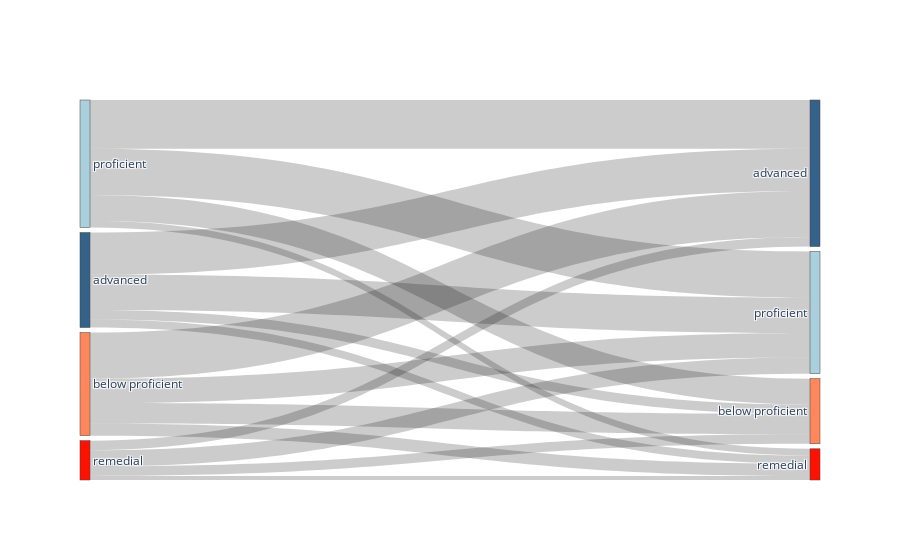

Source (notebook cell):
### Code cell
# data
#label = ["ZERO", "ONE", "TWO", "THREE", "FOUR", "FIVE"]
label = ["remedial", "below proficient", "proficient", "advanced",
        "remedial", "below proficient", "proficient", "advanced",]
c = ["#fe1100","#fe875d","#aacfdd","#0271AC",
        "#fe1100","#fe875d","#aacfdd","#0271AC"]
# data to dict, dict to sankey
link = dict(source = source_sankey,
            target = target_sankey,
            value = list(sankey_frame["Student ID count"].values))
node = dict(label = label, pad=5, thickness=10,
           color =  c)
data = go.Sankey(link = link, node=node)
# plot
fig = go.Figure(data)
fig.show()

### Figure 1 — Plotly figure (JSON) as saved in the notebook; plotly's stock layout.template omitted (floating-point values rounded to 4 significant figures)
{"data": [{"link": {"source": [3, 3, 3, 3, 1, 1, 1, 1, 2, 2, 2, 2, 0, 0, 0, 0], "target": [7, 5, 6, 4, 7, 5, 6, 4, 7, 5, 6, 4, 7, 5, 6, 4], "value": [31, 7, 26, 6, 34, 15, 18, 9, 36, 19, 34, 5, 7, 7, 12, 3]}, "node": {"color": ["#fe1100", "#fe875d", "#aacfdd", "#356288", "#fe1100", "#fe875d", "#aacfdd", "#356288"], "label": ["remedial", "below proficient", "proficient", "advanced", "remedial", "below proficient", "proficient", "advanced"], "pad": 5, "thickness": 10}, "type": "sankey"}], "layout": {}}
